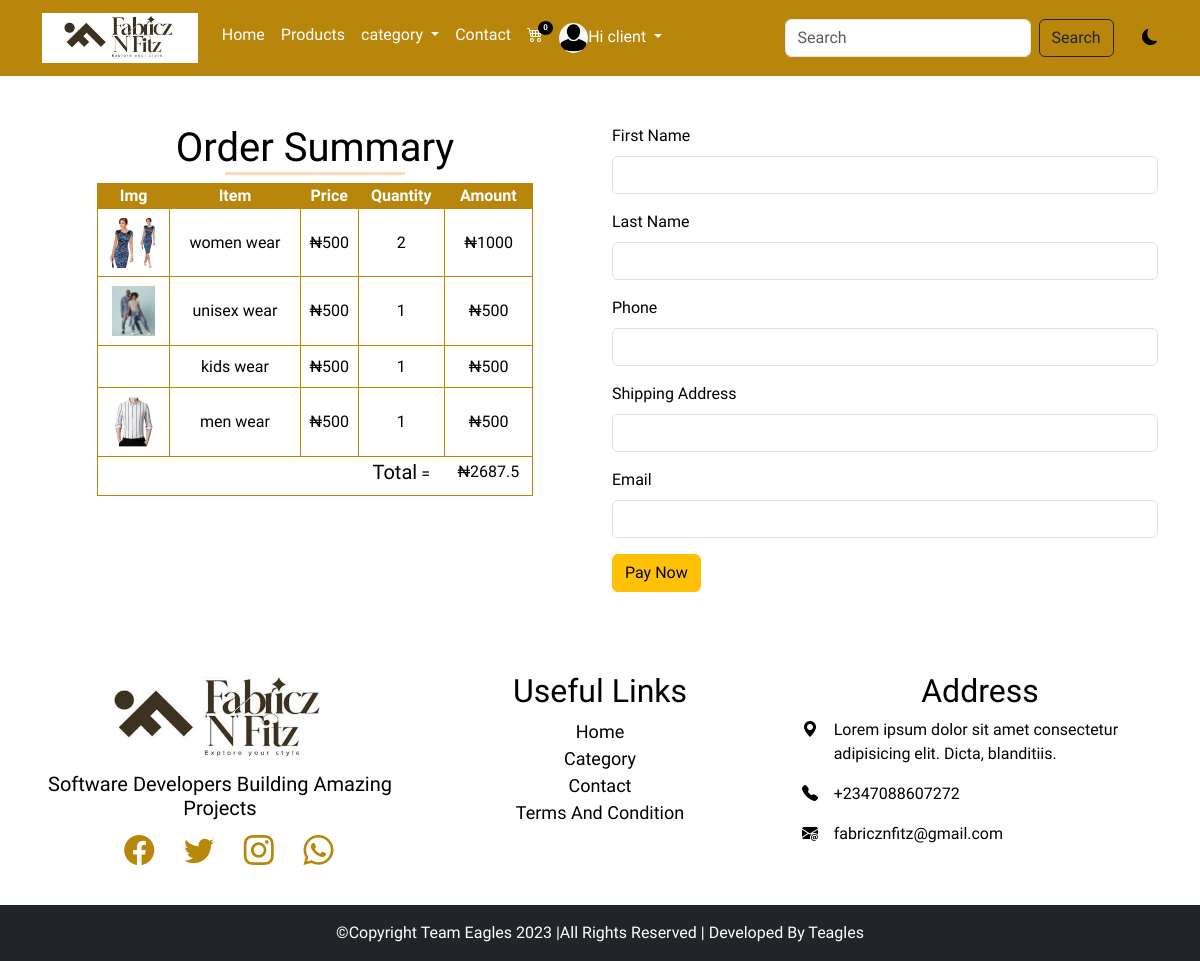
/checkout (signed in), run on the app's committed database.
### main/models.py (models this page shows, shortened)
class AppInfo(models.Model):
 appname = models.CharField(max_length=50)
 logo =  models.ImageField(upload_to='logo')
 banner = models.ImageField(upload_to='banner')
 carousel1 = models.ImageField(upload_to='carousel')
 carousel2 = models.ImageField(upload_to='carouse2')
 carousel3 = models.ImageField(upload_to='carouse3')

class Customer(models.Model):
   user = models.OneToOneField(User, on_delete=models.CASCADE)
   first_name = models.CharField(max_length=100)
   last_name = models.CharField(max_length=100)
   phone = models.CharField(max_length=20)
   address = models.CharField(max_length=100)
   email = models.CharField(max_length=104)
   pix = models.ImageField(upload_to='profilepix')
   joined = models.DateTimeField(auto_now_add=True)

class Cart(models.Model):
   user = models.ForeignKey(User, on_delete=models.CASCADE)
   product = models.ForeignKey(Product, on_delete=models.CASCADE)
   price = models.IntegerField()
   quantity = models.IntegerField()
   amount = models.CharField(max_length=50)
   paid = models.BooleanField()

class Product(models.Model):
   type = models.ForeignKey(Category, on_delete=models.CASCADE)
   name = models.CharField(max_length=50)
   slug = models.SlugField(unique=True)
   img = models.ImageField(upload_to='product')
   price = models.IntegerField()
   description = models.TextField()
   size = models.CharField(max_length=50, blank=True, null=True)
   popular = models.BooleanField(default=False)
   featured = models.BooleanField(default=False)
   uploaded = models.DateTimeField(auto_now_add=True)

### main/views.py (the view)
# urls.py: path('checkout', views.checkout, name='checkout'),
@login_required(login_url='signin')
def checkout(request):
    userprof = Customer.objects.get(user__username = request.user.username)
    cart = Cart.objects.filter(user__username = request.user.username)
    for item in cart:
        item.amount = item.price * item.quantity
        item.save()
    subtotal = 0
    vat = 0
    total = 0
    for item in cart:
        subtotal += item.amount
        vat = 0.075 * subtotal
        total = subtotal + vat
    context = {
        'cart':cart,
        'userprof':userprof,
        'total':total
        }
    return render(request, 'checkout.html', context)

### main/context_processor.py (called while the page is built)
def feature(request):
   info = AppInfo.objects.get(pk=1)
   categ = Category.objects.all()
   context = {
     'info' :info,
     'categ' : categ,
    }
   return context

def cartcount(request):
   cart = Cart.objects.filter(user__username = request.user.username, paid=False)
   itemcount = 0
   for item in cart:
      itemcount += item.quantity
   context ={
      'itemcount':itemcount
    }
   return context

### main/templates/checkout.html (shortened to what this page needs)
{% extends 'base.html' %}
{% block header %} {% include 'header.html' %} {% endblock header %}
{% block content %}
<div class="container mt-5 mb-5">
  <div class="row cart mt-5">
    <div class="col-12 col-md-6">
     <h1 class="text-center text-capitalize title">order summary</h1>
    <table>
      <thead>
        <th>img</th>
        <th>item</th>
        <th>price</th>
        <th>quantity</th>
        <th>amount</th>
    </thead>
    <tbody >
      {% for item in cart %}
      <tr class="item">
        <td><img src="{{item.product.img.url}}" height="50px" alt=""></td>
        <td>{{item.product.name}}</td>
        <td>₦{{item.price}}</td>
        <td>{{item.quantity}}</td>
        <td>₦{{item.amount}}</td>
      </tr>
      {% endfor %}
      <tr class="subtot">
        <td></td>
        <td></td>
        <td></td>
        <td> <span>total</span> = </td>
        <td>₦{{total}}</td>
      </tr>
    </tbody>
  </table>
 </div>
 <div class="col-12 col-md-6 checkout">
  <form action="{% url 'payment' %}" method="POST">
       <div class="mb-3">
      <label for="exampleFormControlInput1" class="form-label">first name</label>
      <input type="text" name= "first_name" class="form-control" id="exampleFormControlInput1">
    </div>
    <div class="mb-3">
      <label for="exampleFormControlInput1" class="form-label">last name</label>
      <input type="text" name= "last_name" class="form-control" id="exampleFormControlInput1">
    </div>
    <div class="mb-3">
      <label for="exampleFormControlInput1" class="form-label">phone</label>
      <input type="text" name="phone" class="form-control" id="exampleFormControlInput1">
    </div>
    <div class="mb-3">
      <label for="exampleFormControlInput1" class="form-label">shipping address</label>
      <input type="text" name="address" class="form-control" id="exampleFormControlInput1">
    </div>
    <div class="mb-3">
      <label for="exampleFormControlInput1" class="form-label">email</label>
      <input type="email" name="email" class="form-control" id="exampleFormControlInput1">
    </div>
       <div class="mb-3">
      <button type="submit" class="btn btn-warning">pay now</button>
    </div>
  </form>
 </div>
  </div>
</div>
{% endblock content %}
{% block footer %} {% include 'footer.html' %} {% endblock footer %}

### main/templates/header.html (shortened to what this page needs)
<nav class="navbar navbar-expand-lg sticky-top">
  <div class="container">
   <a class="navbar-brand" href="#"><img src="{{info.logo.url}}" alt="" height="50px"></a>
    <div class="collapse navbar-collapse" id="navbarSupportedContent">
      <ul class="navbar-nav me-auto mb-2 mb-lg-0">
      {% if user.is_authenticated %}
      <li class="nav-item">
          <a class="nav-link" aria-current="page" href="{% url 'home' %}">Home</a>
      </li>
      <li class="nav-item">
        <a class="nav-link" href="{% url 'products' %}">Products</a>
      </li>
            <li class="nav-item dropdown">
            <a class="nav-link dropdown-toggle" href="#" role="button" data-bs-toggle="dropdown" aria-expanded="false">
              category
            </a>
        </li>
        <li class="nav-item">
          <a class="nav-link" href="{% url 'contact' %}">Contact</a>
      </li>
      <li class="nav-item">
        <a class="nav-link" href="{% url 'cart' %}">
          <div class="wrapper">
            <i class="bi bi-cart4"></i>
            <span class="badge">{{itemcount}}</span>
          </div>
        </a>
    </li>
     <li class="nav-item dropdown">
        <a class="nav-link dropdown-toggle" href="#" role="button" data-bs-toggle="dropdown" aria-expanded="false">
          {% if user.customer %}
           <img src="{{user.customer.pix.url}}" style="height: 30px" alt=""><span>Hi {{user.username}}</span>
          {% endif %}
        </a>
    </li>
          {% endif %}
        </ul>
  <form action="{% url 'search' %}" method="POST" class="d-flex" role="search">
     <input class="form-control me-2" name="item" type="search" placeholder="Search" aria-label="Search">
     <button type="submit" class="btn btn-outline-dark" type="submit">Search</button>
  </form>
  <div class="david">
    <i class="bi bi-moon-fill"></i>
  </div>
  </div>
</div>
</nav>

### main/static/css/style.css (style rules this page uses)
* { padding: 0%; margin: 0%; box-sizing: border-box; }
.navbar { background-color: darkgoldenrod; }
.navbar-nav a { color: white; }
.wrapper { position: relative; }
.wrapper span { position: absolute; top: -2px; right: -10px; background-color: black; font-size: 8px; border-radius: 50%; }
.nav-item img { border-radius: 50%; }
.david { margin-left: 3%; cursor: pointer; }
:root { --bg: white; --icon: black; --text: black; }
body { background: var(--bg) !important; color: var(--text) !important; overflow-y: hidden; font-family: 'Alkatra', cursive !important; }
.title::after { content: ''; display: block; width: 180px; height: 3px; background-color: peachpuff; margin-left: auto; margin-right: auto; }
.cart table { width: 80%; margin-left: 10%; margin-right: 10%; border: 1px solid darkgoldenrod; text-align: center; }
.cart thead { background-color: darkgoldenrod; text-transform: capitalize; color: white; }
.item td { padding-top: 2%; padding-bottom: 2%; font-weight: 500; border: 1px solid darkgoldenrod; }
.item img { transition: 1s; cursor: pointer; }
.subtot td { padding-bottom: 2%; font-weight: 500; }
.subtot span { font-size: 20px; text-transform: capitalize; font-weight: 500; }
.checkout label { text-transform: capitalize; font-weight: 500; }
.checkout button { text-transform: capitalize; }

### data on the page
AppInfo: logo (picture)
Cart: product.img (picture), product.name "women wear", price "500", quantity "2", amount "1000"
Cart: product.img (picture), product.name "unisex wear", price "500", quantity "1", amount "500"
Cart: product.name "kids wear", price "500", quantity "1", amount "500"
Cart: product.img (picture), product.name "men wear", price "500", quantity "1", amount "500"

### other printed values
{{ itemcount }} "0"
{{ user.username }} "client"
{{ total }} "2687.5"
